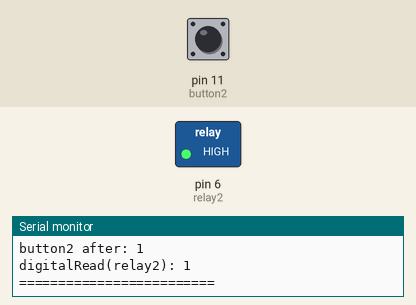
This sketch was run on a simulated Arduino Uno, built with avr-gcc and run on an emulated ATmega328P. Shown: switched loads named in the sketch (green lamp = pin HIGH), the last lines printed to the serial monitor. Inputs (shaded band) come from the test bench; at power-on: pin 11 (button2) HIGH.

Above: at 1.2 s.
1.3 s: pin 11 (button2) pulled LOW for 0.15 s
At 1.45 s:
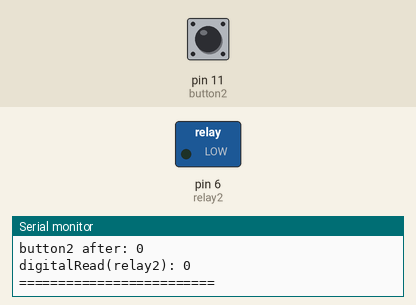
3.1 s: pin 11 (button2) pulled LOW for 3.2 s
At 7.2 s:
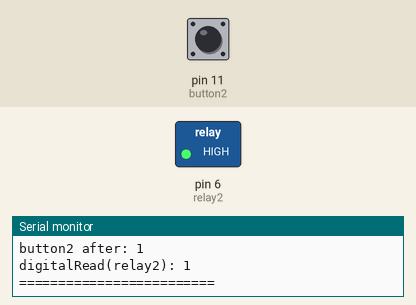
Timing chart, 0 to 8.7 s (numbered marks = the images above; inputs shaded):
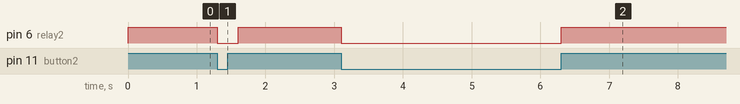

The sketch:

Jedi_test2_jul10.ino
```cpp
#include <Wire.h>
#include <SoftwareSerial.h>
#include "RTClib.h"
#include <EEPROM.h>

const int relay2 = 6;
const int button2 = 11;
int buttonState2 = 0;         // variable for reading the pushbutton status
int lastButtonState2=0;
void setup() {
  // put your setup code here, to run once:
   Serial.begin(9600);
 // mySerial.begin(9600);

  #ifdef AVR
  Wire.begin();
  #else
  Wire1.begin(); // Shield I2C pins connect to alt I2C bus on Arduino Due
  #endif
 // rtc.begin();

  pinMode(relay2,OUTPUT);
  digitalWrite(relay2,LOW);
  pinMode(button2, INPUT_PULLUP);
  Serial.println(F("ready: "));
}

void loop() {
  // put your main code here, to run repeatedly:
  //////button 2
buttonState2 = digitalRead(button2);
// check if the pushbutton is pressed.
if(lastButtonState2 != buttonState2){

 // Serial.print(F("digitalRead(relay2): "));
 // Serial.println(digitalRead(relay2));
  digitalWrite(relay2,digitalRead(relay2) == 0 ? 1 : 0);

  Serial.print(F("button2 after: "));
  Serial.println(digitalRead(button2));

  Serial.print(F("digitalRead(relay2): "));
  Serial.println(digitalRead(relay2));
  Serial.println(F("========================="));
  delay(300);
}
lastButtonState2 = buttonState2;
}
```

Measured:
- after the input at 1.3 s, pin 6 (relay2): HIGH → LOW at once, → HIGH 0.30 s later
- after the input at 3.1 s, pin 6 (relay2): HIGH → LOW at once, → HIGH 3.2 s later
